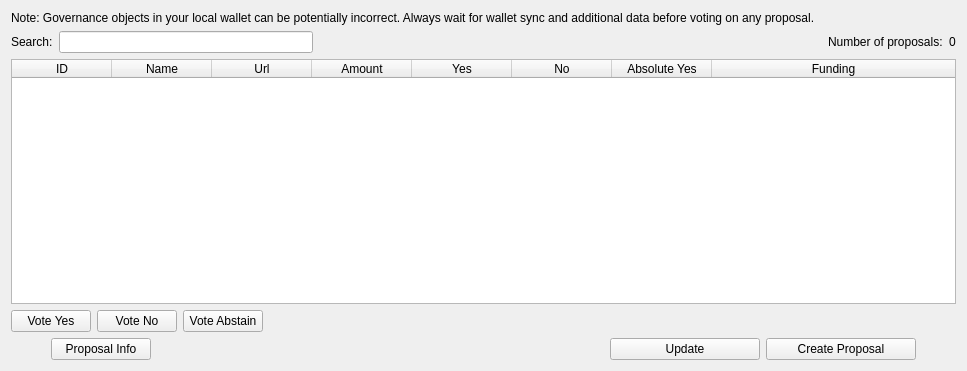
<?xml version="1.0" encoding="UTF-8"?>
<ui version="4.0">
 <class>GovernanceList</class>
 <widget class="QWidget" name="GovernanceList">
  <property name="geometry">
   <rect>
    <x>0</x>
    <y>0</y>
    <width>967</width>
    <height>371</height>
   </rect>
  </property>
  <property name="windowTitle">
   <string>Form</string>
  </property>
  <layout class="QVBoxLayout" name="verticalLayout">
   <item>
    <layout class="QHBoxLayout" name="horizontalLayout_note">
     <property name="bottomMargin">
      <number>0</number>
     </property>
     <item>
      <widget class="QLabel" name="updateNote">
       <property name="text">
        <string>&lt;html&gt;&lt;head/&gt;&lt;body&gt;&lt;p&gt;Note: Governance objects in your local wallet can be potentially incorrect. Always wait for wallet sync and additional data before voting on any proposal. &lt;/p&gt;&lt;/body&gt;&lt;/html&gt;</string>
       </property>
      </widget>
     </item>
    </layout>
   </item>
   <item>
    <layout class="QHBoxLayout" name="horizontalLayout_3">
     <item>
      <widget class="QLabel" name="label">
       <property name="text">
        <string>Search:</string>
       </property>
      </widget>
     </item>
     <item>
      <widget class="QLineEdit" name="filterLineEdit"/>
     </item>
     <item>
      <spacer name="horizontalSpacer">
       <property name="orientation">
        <enum>Qt::Horizontal</enum>
       </property>
       <property name="sizeHint" stdset="0">
        <size>
         <width>40</width>
         <height>20</height>
        </size>
       </property>
      </spacer>
     </item>
     <item>
      <spacer name="horizontalSpacer_3">
       <property name="orientation">
        <enum>Qt::Horizontal</enum>
       </property>
       <property name="sizeHint" stdset="0">
        <size>
         <width>40</width>
         <height>20</height>
        </size>
       </property>
      </spacer>
     </item>
     <item>
      <widget class="QLabel" name="countGobjectText">
       <property name="text">
        <string>Number of proposals:</string>
       </property>
      </widget>
     </item>
     <item>
      <widget class="QLabel" name="countGobjectLabel">
       <property name="text">
        <string>0</string>
       </property>
      </widget>
     </item>
    </layout>
   </item>
   <item>
    <widget class="QTableWidget" name="tableWidgetGobjects">
     <property name="minimumSize">
      <size>
       <width>695</width>
       <height>0</height>
      </size>
     </property>
     <property name="editTriggers">
      <set>QAbstractItemView::NoEditTriggers</set>
     </property>
     <property name="alternatingRowColors">
      <bool>true</bool>
     </property>
     <property name="selectionMode">
      <enum>QAbstractItemView::SingleSelection</enum>
     </property>
     <property name="selectionBehavior">
      <enum>QAbstractItemView::SelectRows</enum>
     </property>
     <property name="sortingEnabled">
      <bool>true</bool>
     </property>
     <attribute name="horizontalHeaderStretchLastSection">
      <bool>true</bool>
     </attribute>
     <column>
      <property name="text">
       <string>ID</string>
      </property>
     </column>
     <column>
      <property name="text">
       <string>Name</string>
      </property>
     </column>
     <column>
      <property name="text">
       <string>Url</string>
      </property>
     </column>
     <column>
      <property name="text">
       <string>Amount</string>
      </property>
     </column>
     <column>
      <property name="text">
       <string>Yes</string>
      </property>
     </column>
     <column>
      <property name="text">
       <string>No</string>
      </property>
     </column>
     <column>
      <property name="text">
       <string>Absolute Yes</string>
      </property>
     </column>
     <column>
      <property name="text">
       <string>Funding</string>
      </property>
     </column>
    </widget>
   </item>
   <item>
    <layout class="QHBoxLayout" name="horizontalLayout">
     <item>
      <widget class="QPushButton" name="voteYesButton">
       <property name="text">
        <string>Vote Yes</string>
       </property>
      </widget>
     </item>
     <item>
      <widget class="QPushButton" name="voteNoButton">
       <property name="text">
        <string>Vote No</string>
       </property>
      </widget>
     </item>
     <item>
      <widget class="QPushButton" name="voteAbstainButton">
       <property name="text">
        <string>Vote Abstain</string>
       </property>
      </widget>
     </item>
     <item>
      <spacer name="horizontalSpacer_4">
       <property name="orientation">
        <enum>Qt::Horizontal</enum>
       </property>
       <property name="sizeHint" stdset="0">
        <size>
         <width>40</width>
         <height>20</height>
        </size>
       </property>
      </spacer>
     </item>
    </layout>
   </item>
   <item>
    <layout class="QHBoxLayout" name="horizontalLayout_2">
     <item>
      <spacer name="horizontalSpacer_5">
       <property name="orientation">
        <enum>Qt::Horizontal</enum>
       </property>
       <property name="sizeType">
        <enum>QSizePolicy::Fixed</enum>
       </property>
       <property name="sizeHint" stdset="0">
        <size>
         <width>40</width>
         <height>20</height>
        </size>
       </property>
      </spacer>
     </item>
     <item alignment="Qt::AlignLeft">
      <widget class="QPushButton" name="GovernanceButton">
       <property name="minimumSize">
        <size>
         <width>100</width>
         <height>0</height>
        </size>
       </property>
       <property name="maximumSize">
        <size>
         <width>150</width>
         <height>16777215</height>
        </size>
       </property>
       <property name="text">
        <string>Proposal Info</string>
       </property>
      </widget>
     </item>
     <item>
      <widget class="QPushButton" name="UpdateButton">
       <property name="minimumSize">
        <size>
         <width>100</width>
         <height>0</height>
        </size>
       </property>
       <property name="maximumSize">
        <size>
         <width>150</width>
         <height>16777215</height>
        </size>
       </property>
       <property name="text">
        <string>Update</string>
       </property>
      </widget>
     </item>
     <item>
      <widget class="QPushButton" name="createButton">
       <property name="minimumSize">
        <size>
         <width>100</width>
         <height>0</height>
        </size>
       </property>
       <property name="maximumSize">
        <size>
         <width>150</width>
         <height>16777215</height>
        </size>
       </property>
       <property name="text">
        <string>Create Proposal</string>
       </property>
      </widget>
     </item>
     <item>
      <spacer name="horizontalSpacer_2">
       <property name="orientation">
        <enum>Qt::Horizontal</enum>
       </property>
       <property name="sizeType">
        <enum>QSizePolicy::Fixed</enum>
       </property>
       <property name="sizeHint" stdset="0">
        <size>
         <width>40</width>
         <height>20</height>
        </size>
       </property>
      </spacer>
     </item>
    </layout>
   </item>
  </layout>
 </widget>
 <resources/>
 <connections/>
</ui>
